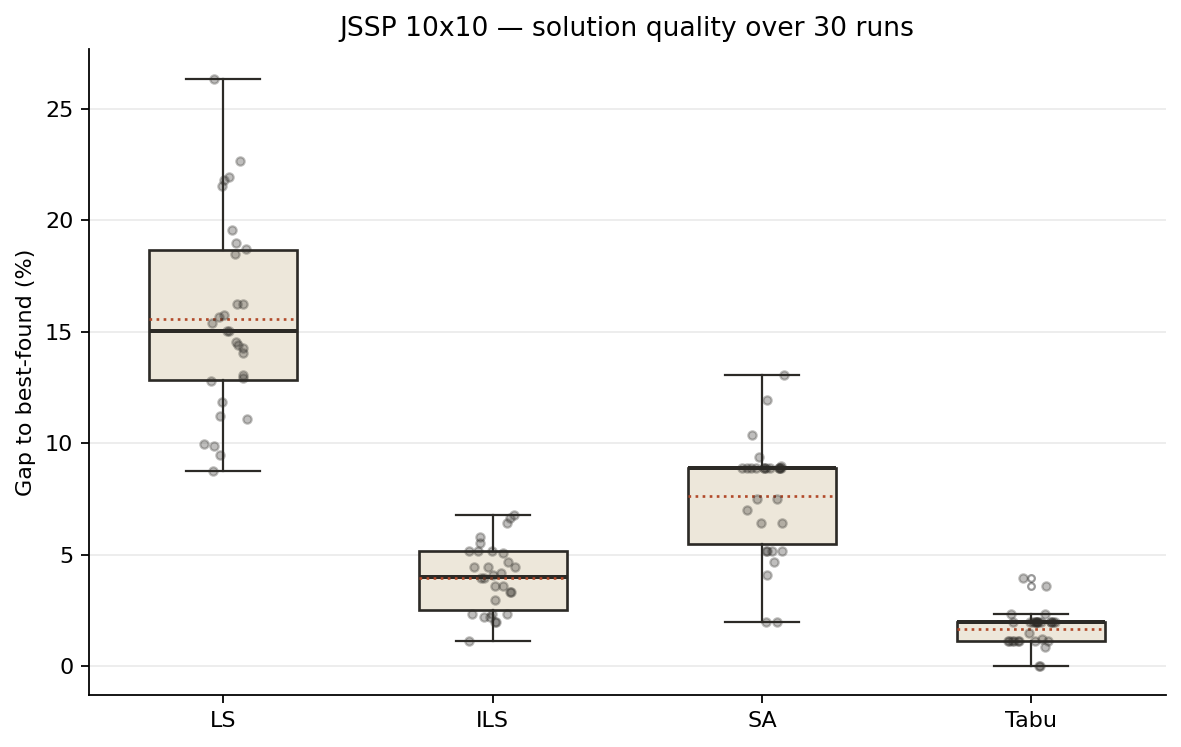

Reproduce this figure in Python.
from __future__ import annotations
import json
import os
import statistics
import matplotlib.pyplot as plt
import random as _r
from jssp import (
    random_instance, lower_bound, gap_percent,
    local_search, iterated_local_search, simulated_annealing, tabu_search,
)

CACHE_FILE = "analysis_results.json"

ALGOS = [
    ("LS",   local_search,          {}),
    ("ILS",  iterated_local_search, {"n_iterations": 50}),
    ("SA",   simulated_annealing,   {"alpha": 0.95}),
    ("Tabu", tabu_search,           {"max_iter": 5000, "tenure": 12}),
]
COLORS = {"LS": "#D95F02", "ILS": "#1B4F72", "SA": "#7D3C98", "Tabu": "#117A65"}


def load_cache():
    if os.path.exists(CACHE_FILE):
        with open(CACHE_FILE) as f:
            return json.load(f)
    return {}


def save_cache(c):
    with open(CACHE_FILE, "w") as f:
        json.dump(c, f)


def main(n_jobs=10, n_machines=10, n_runs=30, instance_seed=42):
    inst = random_instance(n_jobs, n_machines, seed=instance_seed)
    lb = lower_bound(inst)
    cache = load_cache()

    for name, fn, kw in ALGOS:
        if name in cache and len(cache[name]) >= n_runs:
            print(f"{name} (cached)")
            continue
        print(f"running {name} ...", flush=True)
        cache[name] = [fn(inst, seed=s, **kw)[1] for s in range(n_runs)]
        save_cache(cache)

    results = {name: cache[name] for name, _, _ in ALGOS}
    best_found = min(min(v) for v in results.values())

    print(f"\n{inst.name}   LB={lb}   best-found={best_found}\n")
    print(f"{'Algo':<6}{'Mean':>9}{'Median':>9}{'Std':>8}{'Min':>7}"
          f"{'gapLB%':>9}{'gapBest%':>10}")
    for name, _, _ in ALGOS:
        v = results[name]
        m = statistics.mean(v)
        print(f"{name:<6}{m:>9.1f}{statistics.median(v):>9.1f}"
              f"{statistics.stdev(v):>8.1f}{min(v):>7d}"
              f"{gap_percent(m, lb):>9.1f}{gap_percent(m, best_found):>10.1f}")

    labels = [name for name, _, _ in ALGOS]
    data = [[gap_percent(x, best_found) for x in results[name]] for name in labels]
    fig, ax = plt.subplots(figsize=(7.5, 4.8))
    bp = ax.boxplot(data, tick_labels=labels, showmeans=True, meanline=True,
                    widths=0.55, patch_artist=True,
                    boxprops=dict(facecolor="#EDE7DA", edgecolor="#2C2A26", linewidth=1.2),
                    whiskerprops=dict(color="#2C2A26"),
                    capprops=dict(color="#2C2A26"),
                    medianprops=dict(color="#2C2A26", linewidth=1.8),
                    meanprops=dict(color="#B24A2A", linewidth=1.2, linestyle=":"),
                    flierprops=dict(marker="o", markersize=3, alpha=0.4))
    rng = _r.Random(0)
    for i, name in enumerate(labels, start=1):
        xs = [i + (rng.random() - 0.5) * 0.18 for _ in data[i - 1]]
        ax.scatter(xs, data[i - 1], s=14, color="#2C2A26", alpha=0.30, zorder=3)
    ax.set_ylabel("Gap to best-found (%)")
    ax.set_title(f"JSSP {n_jobs}x{n_machines} — solution quality over {n_runs} runs")
    ax.grid(True, axis="y", alpha=0.25)
    ax.set_axisbelow(True)
    for s in ("top", "right"):
        ax.spines[s].set_visible(False)
    fig.tight_layout()
    fig.savefig("analysis.png", dpi=160, bbox_inches="tight")
    plt.close(fig)
    print("\nsaved: analysis.png")


if __name__ == "__main__":
    main()
